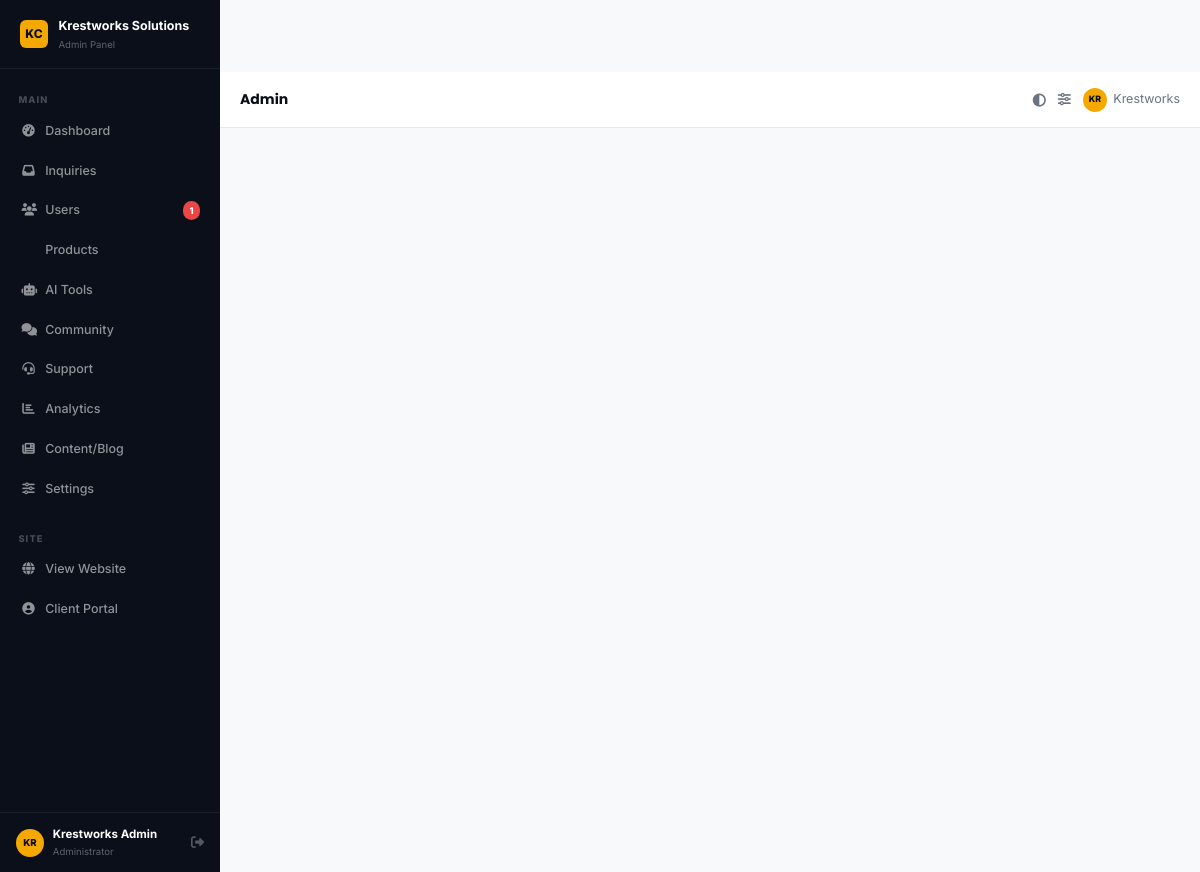
The page /admin/admin-header.php (signed in) on the database its author committed.
### tables this page shows
CREATE TABLE IF NOT EXISTS users (
    id              INT UNSIGNED AUTO_INCREMENT PRIMARY KEY,
    name            VARCHAR(100)    NOT NULL,
    email           VARCHAR(150)    NOT NULL UNIQUE,
    password        VARCHAR(255)    NOT NULL,
    company         VARCHAR(150)    DEFAULT NULL,
    phone           VARCHAR(30)     DEFAULT NULL,
    avatar          VARCHAR(255)    DEFAULT NULL,
    role            ENUM('client','admin','moderator') DEFAULT 'client',
    is_active       TINYINT(1)      DEFAULT 1,
    email_verified  TINYINT(1)      DEFAULT 0,
    verify_token    VARCHAR(100)    DEFAULT NULL,
    reset_token     VARCHAR(100)    DEFAULT NULL,
    reset_expires   DATETIME        DEFAULT NULL,
    last_login      DATETIME        DEFAULT NULL,
    created_at      TIMESTAMP       DEFAULT CURRENT_TIMESTAMP,
    updated_at      TIMESTAMP       DEFAULT CURRENT_TIMESTAMP ON UPDATE CURRENT_TIMESTAMP,
    INDEX idx_email (email),
    INDEX idx_role (role)
);

### includes/helpers.php (called while the page is built, shortened)
<?php
function e(string $str): string {
    return htmlspecialchars($str, ENT_QUOTES | ENT_HTML5, 'UTF-8');
}
function asset(string $path): string {
    return BASE_URL . '/assets/' . ltrim($path, '/');
}
function url(string $path = ''): string {
    return BASE_URL . '/' . ltrim($path, '/');
}

### admin/admin-header.php (the view, shortened to what this page needs)
<?php
require_once __DIR__ . '/../includes/helpers.php';
require_once __DIR__ . '/../includes/auth.php';
try {
    $pdo       = db();
    $adminUser = $pdo->prepare('SELECT id, name, email FROM users WHERE id = ? AND role = "admin" LIMIT 1');
    $adminUser->execute([$_SESSION['user_id']]);
    $adminUser = $adminUser->fetch(PDO::FETCH_ASSOC);
} catch (Exception $e) {
    $adminUser = ['name' => 'Admin', 'email' => ''];
}
try {
    $newInquiries = (int)$pdo->query("SELECT COUNT(*) FROM inquiries WHERE status='new'")->fetchColumn();
    $openTickets  = (int)$pdo->query("SELECT COUNT(*) FROM support_tickets WHERE status='open'")->fetchColumn();
    $newUsers     = (int)$pdo->query("SELECT COUNT(*) FROM users WHERE created_at >= DATE_SUB(NOW(), INTERVAL 7 DAY)")->fetchColumn();
} catch(Exception $e) {
    $newInquiries = $openTickets = $newUsers = 0;
}
$admin_active = $admin_active ?? '';
$adminInitials = strtoupper(substr($adminUser['name'], 0, 2));
$navItems = [
    ['dashboard',  'fa-gauge-high',     'Dashboard',   'admin',                0],
    ['inquiries',  'fa-inbox',          'Inquiries',   'admin/inquiries',      $newInquiries],
    ['users',      'fa-users',          'Users',       'admin/users',          $newUsers],
    ['products',   'fa-boxes-stacking', 'Products',    'admin/products',       0],
    ['ai-tools',   'fa-robot',          'AI Tools',    'admin/ai-tools',       0],
    ['community',  'fa-comments',       'Community',   'admin/community',      0],
    ['support',    'fa-headset',        'Support',     'admin/support',        $openTickets],
    ['analytics',  'fa-chart-bar',      'Analytics',   'admin/analytics',      0],
    ['content',    'fa-newspaper',      'Content/Blog','admin/content',        0],
    ['settings',   'fa-sliders',        'Settings',    'admin/settings',       0],
];
?>
<!DOCTYPE html>
<html lang="en" class="<?= $_COOKIE['kw_theme'] ?? '' ?>">
<head>
  <link rel="stylesheet" href="https://cdnjs.cloudflare.com/ajax/libs/font-awesome/6.5.0/css/all.min.css">
  <link rel="stylesheet" href="<?= asset('css/krest.css') ?>">
</head>
<body>
<div class="adm-layout">
  <aside class="adm-sidebar" id="adm-sidebar">
    <div class="adm-logo">
      <div class="adm-logo-mark">KC</div>
      <div>
        <div class="adm-logo-text"><?= APP_NAME ?></div>
        <div class="adm-logo-sub">Admin Panel</div>
      </div>
    </div>
    <nav class="adm-nav">
      <div class="adm-nav-label">Main</div>
      <?php foreach ($navItems as $item): ?>
      <a href="<?= url($item[3]) ?>" class="adm-nav-item <?= $admin_active === $item[0] ? 'active' : '' ?>">
        <i class="fa-solid <?= $item[1] ?>"></i>
        <?= $item[2] ?>
        <?php if ($item[4] > 0): ?><span class="adm-badge"><?= $item[4] > 99 ? '99+' : $item[4] ?></span><?php endif; ?>
      </a>
      <?php endforeach; ?>
      <div class="adm-nav-label" style="margin-top:0.75rem;">Site</div>
      <a href="<?= url() ?>" target="_blank" class="adm-nav-item">
        <i class="fa-solid fa-globe"></i> View Website
      </a>
      <a href="<?= url('portal') ?>" target="_blank" class="adm-nav-item">
        <i class="fa-solid fa-user-circle"></i> Client Portal
      </a>
    </nav>
    <div class="adm-user-bar">
      <div class="adm-avatar"><?= e($adminInitials) ?></div>
      <div style="flex:1;min-width:0;">
        <div style="font-size:0.72rem;font-weight:700;color:#fff;white-space:nowrap;overflow:hidden;text-overflow:ellipsis;"><?= e($adminUser['name']) ?></div>
        <div style="font-size:0.6rem;color:rgba(255,255,255,0.35);">Administrator</div>
      </div>
      <a href="<?= url('api/auth-logout') ?>" title="Logout" style="color:rgba(255,255,255,0.3);font-size:0.82rem;text-decoration:none;flex-shrink:0;">
        <i class="fa-solid fa-right-from-bracket"></i>
      </a>
    </div>
  </aside>
  <div class="adm-main">
    <header class="adm-topbar">
      <div style="display:flex;align-items:center;gap:0.75rem;">
        <h2 style="font-size:0.875rem;font-weight:700;margin:0;"><?= e($admin_title ?? 'Admin') ?></h2>
      </div>
      <div style="display:flex;align-items:center;gap:0.75rem;">
        <button onclick="KrestTheme?.toggle()" style="background:none;border:none;color:var(--kw-text-muted);cursor:pointer;font-size:0.82rem;" title="Toggle theme">
          <i class="fa-solid fa-circle-half-stroke"></i>
        </button>
        <a href="<?= url('admin/settings') ?>" style="color:var(--kw-text-muted);font-size:0.82rem;text-decoration:none;" title="Settings">
          <i class="fa-solid fa-sliders"></i>
        </a>
        <div style="display:flex;align-items:center;gap:0.4rem;font-size:0.78rem;color:var(--kw-text-muted);">
          <div class="adm-avatar" style="width:24px;height:24px;font-size:0.55rem;"><?= e($adminInitials) ?></div>
          <span><?= e(explode(' ', $adminUser['name'])[0]) ?></span>
        </div>
      </div>
    </header>
    <div class="adm-content">

### assets/css/krest.css (style rules this page uses)
:root { --kw-primary: #F5A800; --kw-primary-dark: #C47F00; --kw-primary-light: #FFD166; --kw-accent: #8B5E00; --kw-bg: #F8F9FA; --kw-bg-alt: #FFFFFF; --kw-bg-card: #FFFFFF; --kw-bg-card-hover: #F1F3F5; --kw-bg-input: #FFFFFF; --kw-bg-nav: rgba(255,255,255,0.95); --kw-bg-footer: #0A0F1A; --kw-bg-hero: #0A0F1A; --kw-border: #E5E7EB; --kw-border-focus: #F5A800; --kw-text-primary: #0A0F1A; --kw-text-secondary: #374151; --kw-text-muted: #6B7280; --kw-text-invert: #F9FAFB; --kw-shadow-sm: 0 1px 3px rgba(0,0,0,0.08); --kw-shadow-md: 0 4px 16px rgba(0,0,0,0.10); --kw-shadow-lg: 0 8px 32px rgba(0,0,0,0.12); --kw-shadow-gold: 0 4px 24px rgba(245,168,0,0.25); --kw-radius-sm: 6px; --kw-radius-md: 12px; --kw-radius-lg: 18px; --kw-radius-xl: 24px; --kw-radius-pill: 9999px; --kw-transition: all 0.25s cubic-bezier(0.4, 0, 0.2, 1); --kw-transition-slow:all 0.45s cubic-bezier(0.4, 0, 0.2, 1); --kw-nav-height: 72px; --font-body: 'Inter', system-ui, -apple-system, sans-serif; --font-heading: 'Poppins', 'Inter', sans-serif; }
*, *::before, *::after { box-sizing: border-box; margin: 0; padding: 0; }
html { scroll-behavior: smooth; font-size: 16px; -webkit-text-size-adjust: 100%; }
body { font-family: var(--font-body); background-color: var(--kw-bg); color: var(--kw-text-primary); line-height: 1.65; transition: background-color 0.3s ease, color 0.3s ease; overflow-x: hidden; padding-top: var(--kw-nav-height); }
a { color: var(--kw-primary); text-decoration: none; transition: var(--kw-transition); }
button { cursor: pointer; font-family: var(--font-body); }
h1, h2, h3, h4, h5, h6 { font-family: var(--font-heading); font-weight: 700; line-height: 1.2; color: var(--kw-text-primary); }
h2 { font-size: clamp(1.5rem, 3.5vw, 2.5rem); }

### admin/admin-header.php (style rules this page uses)
:root { --adm-sidebar: 220px; --adm-topbar: 56px; }
body { background: var(--kw-bg); }
.adm-layout { display: flex; min-height: 100vh; }
.adm-sidebar { width: var(--adm-sidebar); background: #0A0F1A; display: flex; flex-direction: column; position: fixed; top: 0; left: 0; bottom: 0; z-index: 200; transition: transform 0.3s; }
.adm-main { margin-left: var(--adm-sidebar); flex: 1; display: flex; flex-direction: column; min-height: 100vh; }
.adm-topbar { height: var(--adm-topbar); background: var(--kw-bg-card); border-bottom: 1px solid var(--kw-border); display: flex; align-items: center; justify-content: space-between; padding: 0 1.25rem; position: sticky; top: 0; z-index: 100; }
.adm-content { flex: 1; padding: 1.5rem; }
.adm-logo { padding: 1rem 1.25rem; border-bottom: 1px solid rgba(255,255,255,0.06); display: flex; align-items: center; gap: 0.65rem; }
.adm-logo-mark { width: 28px; height: 28px; background: var(--kw-primary); border-radius: 6px; display: flex; align-items: center; justify-content: center; font-size: 0.75rem; font-weight: 800; color: #0A0F1A; flex-shrink: 0; }
.adm-logo-text { font-size: 0.78rem; font-weight: 700; color: #fff; }
.adm-logo-sub { font-size: 0.6rem; color: rgba(255,255,255,0.35); }
.adm-nav { flex: 1; padding: 0.75rem 0.65rem; overflow-y: auto; }
.adm-nav-label { font-size: 0.58rem; font-weight: 800; text-transform: uppercase; letter-spacing: 0.12em; color: rgba(255,255,255,0.25); padding: 0.65rem 0.5rem 0.3rem; }
.adm-nav-item { display: flex; align-items: center; gap: 0.6rem; padding: 0.55rem 0.7rem; border-radius: 6px; font-size: 0.78rem; font-weight: 500; color: rgba(255,255,255,0.55); text-decoration: none; transition: all 0.15s; margin-bottom: 0.1rem; position: relative; }
.adm-nav-item i { width: 14px; text-align: center; font-size: 0.78rem; flex-shrink: 0; }
.adm-badge { background: #EF4444; color: #fff; border-radius: 999px; font-size: 0.58rem; font-weight: 800; padding: 0.1rem 0.4rem; min-width: 16px; text-align: center; position: absolute; right: 0.6rem; }
.adm-user-bar { padding: 0.75rem 1rem; border-top: 1px solid rgba(255,255,255,0.06); display: flex; align-items: center; gap: 0.55rem; }
.adm-avatar { width: 28px; height: 28px; border-radius: 50%; background: var(--kw-primary); color: #0A0F1A; display: flex; align-items: center; justify-content: center; font-size: 0.6rem; font-weight: 800; flex-shrink: 0; }

### rows shown on the page
users: name "KR", name "Krestworks Admin", name "Krestworks"

### other values the page prints
APP_NAME "Krestworks Solutions"
$item[2] "Dashboard"
$item[2] "Inquiries"
$item[2] "Users"
$item[4] "1"
$item[2] "Products"
$item[2] "AI Tools"
$item[2] "Community"
$item[2] "Support"
$item[2] "Analytics"
$item[2] "Content/Blog"
$item[2] "Settings"
$admin_title "Admin"
